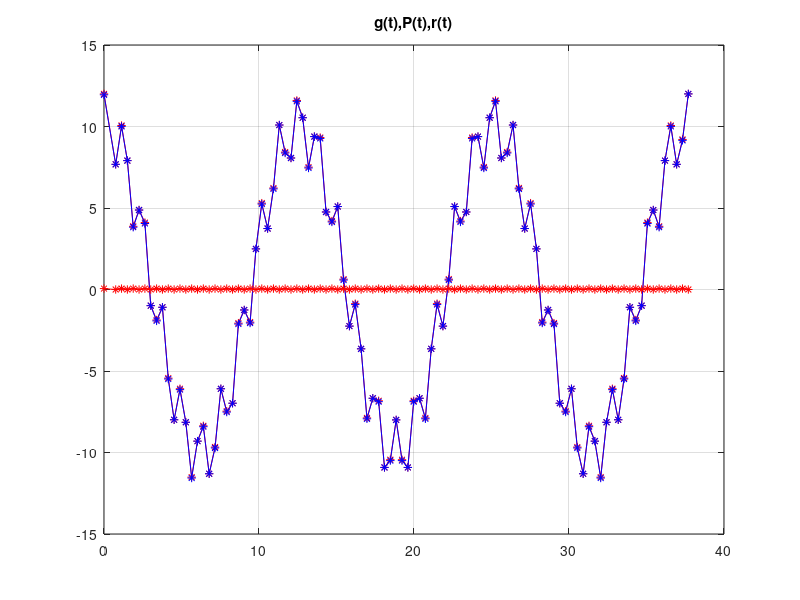

Source code (MATLAB):
function ejercicio3
    clc,clear
    graficar = 1;

    # g(t) = 10cos(0.5t) + 2cos(5t)
    format long
    # parametros
    N = 100;
    tf = 3*(2*pi/0.5); t0 = 0;
    Dt = (tf-t0)/N
    m = (N/2)-1

    w0 = 2*pi/N
    dw = w0/Dt

    ## discretizo la función
    f = @(t) 10*cos(0.5*t) + 2*cos(5*t);

    t = zeros(N,1);
    g = zeros(N,1);
    t(1,1) = 0;
    g(1,1) = f(0);
    for j=2:N
        t(j) = j * Dt;
        g(j) = f(t(j));
    endfor

    ## armo la base
    FI = zeros(N, m*2+1);
    for j=1:N
        for k=1:m
            FI(j,k*2) = cos(k*w0*(j-1));
            FI(j,k*2+1) = sin(k*w0*(j-1));
        endfor
    endfor

    # A alfa = b
    A = diag(diag(FI'*FI));
    b = FI'* g;
    alfa = linsolve(A,b);

    P = FI * alfa;
    r = g - P;

    if (graficar == 1)
        figure(1)
        plot(t,g,'r*-',t,P,'b*-',t,r,'r*-')
        grid on
        title('g(t),P(t),r(t)')
    endif


endfunction
